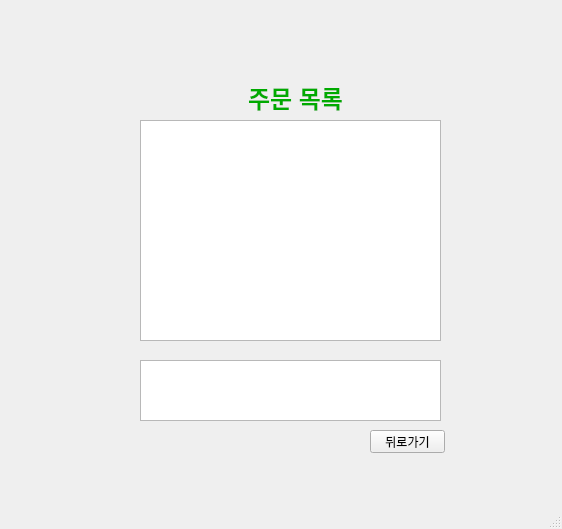
<?xml version="1.0" encoding="UTF-8"?>
<ui version="4.0">
 <class>MainWindow</class>
 <widget class="QMainWindow" name="MainWindow">
  <property name="geometry">
   <rect>
    <x>0</x>
    <y>0</y>
    <width>562</width>
    <height>529</height>
   </rect>
  </property>
  <property name="windowTitle">
   <string>MainWindow</string>
  </property>
  <widget class="QWidget" name="centralwidget">
   <widget class="QLabel" name="imagelabel">
    <property name="geometry">
     <rect>
      <x>190</x>
      <y>30</y>
      <width>211</width>
      <height>51</height>
     </rect>
    </property>
    <property name="text">
     <string/>
    </property>
   </widget>
   <widget class="QLabel" name="label">
    <property name="geometry">
     <rect>
      <x>170</x>
      <y>80</y>
      <width>251</width>
      <height>31</height>
     </rect>
    </property>
    <property name="text">
     <string>&lt;html&gt;&lt;head/&gt;&lt;body&gt;&lt;p align=&quot;center&quot;&gt;&lt;span style=&quot; font-size:18pt; font-weight:600; color:#00aa00;&quot;&gt;주문 목록&lt;/span&gt;&lt;/p&gt;&lt;/body&gt;&lt;/html&gt;</string>
    </property>
   </widget>
   <widget class="QListWidget" name="listWidget">
    <property name="geometry">
     <rect>
      <x>140</x>
      <y>120</y>
      <width>301</width>
      <height>221</height>
     </rect>
    </property>
   </widget>
   <widget class="QTextEdit" name="textEdit">
    <property name="geometry">
     <rect>
      <x>140</x>
      <y>360</y>
      <width>301</width>
      <height>61</height>
     </rect>
    </property>
   </widget>
   <widget class="QPushButton" name="pushButton">
    <property name="geometry">
     <rect>
      <x>370</x>
      <y>430</y>
      <width>75</width>
      <height>23</height>
     </rect>
    </property>
    <property name="text">
     <string>뒤로가기</string>
    </property>
   </widget>
  </widget>
  <widget class="QMenuBar" name="menubar">
   <property name="geometry">
    <rect>
     <x>0</x>
     <y>0</y>
     <width>562</width>
     <height>21</height>
    </rect>
   </property>
  </widget>
  <widget class="QStatusBar" name="statusbar"/>
 </widget>
 <resources/>
 <connections/>
</ui>
